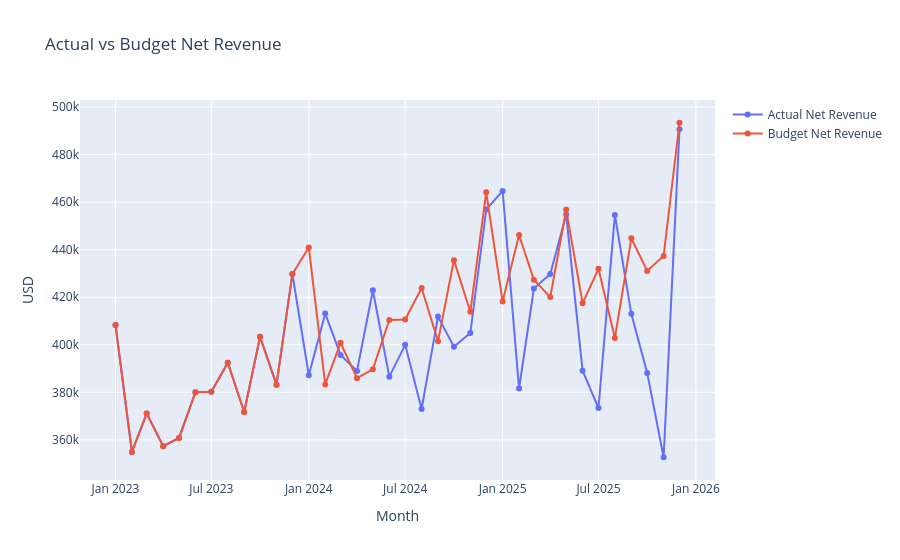

Notebook source saved alongside this figure:
### Code cell
# Actual vs Budget revenue plot

fig = go.Figure()

fig.add_trace(
    go.Scatter(
        x=budget_actual["Year_Month"],
        y=budget_actual["net_revenue"],
        mode="lines+markers",
        name="Actual Net Revenue"
    )
)

fig.add_trace(
    go.Scatter(
        x=budget_actual["Year_Month"],
        y=budget_actual["budget_net_revenue"],
        mode="lines+markers",
        name="Budget Net Revenue"
    )
)

fig.update_layout(
    title="Actual vs Budget Net Revenue",
    xaxis_title="Month",
    yaxis_title="USD"
)

fig.show()

### Figure 1 — Plotly figure (JSON) as saved in the notebook; plotly's stock layout.template omitted (floating-point values rounded to 4 significant figures)
{"data": [{"mode": "lines+markers", "name": "Actual Net Revenue", "type": "scatter", "x": ["2023-01", "2023-02", "2023-03", "2023-04", "2023-05", "2023-06", "2023-07", "2023-08", "2023-09", "2023-10", "2023-11", "2023-12", "2024-01", "2024-02", "2024-03", "2024-04", "2024-05", "2024-06", "2024-07", "2024-08", "2024-09", "2024-10", "2024-11", "2024-12", "2025-01", "2025-02", "2025-03", "2025-04", "2025-05", "2025-06", "2025-07", "2025-08", "2025-09", "2025-10", "2025-11", "2025-12"], "y": [408300.0, 354900.0, 371100.0, 357300.0, 360800.0, 380000.0, 380200.0, 392500.0, 371700.0, 403300.0, 383200.0, 429800.0, 387200.0, 413100.0, 395700.0, 388900.0, 423000.0, 386600.0, 400000.0, 373000.0, 411900.0, 399200.0, 404900.0, 456900.0, 464700.0, 381600.0, 423600.0, 429800.0, 454800.0, 389000.0, 373400.0, 454600.0, 413000.0, 388200.0, 352700.0, 490700.0]}, {"mode": "lines+markers", "name": "Budget Net Revenue", "type": "scatter", "x": ["2023-01", "2023-02", "2023-03", "2023-04", "2023-05", "2023-06", "2023-07", "2023-08", "2023-09", "2023-10", "2023-11", "2023-12", "2024-01", "2024-02", "2024-03", "2024-04", "2024-05", "2024-06", "2024-07", "2024-08", "2024-09", "2024-10", "2024-11", "2024-12", "2025-01", "2025-02", "2025-03", "2025-04", "2025-05", "2025-06", "2025-07", "2025-08", "2025-09", "2025-10", "2025-11", "2025-12"], "y": [408300.0, 354900.0, 371100.0, 357300.0, 360800.0, 380000.0, 380200.0, 392500.0, 371700.0, 403300.0, 383200.0, 429800.0, 441000.0, 383300.0, 400800.0, 385900.0, 389700.0, 410400.0, 410600.0, 423900.0, 401500.0, 435600.0, 413900.0, 464200.0, 418200.0, 446200.0, 427400.0, 420100.0, 456800.0, 417500.0, 432000.0, 402800.0, 444800.0, 431100.0, 437300.0, 493400.0]}], "layout": {"title": {"text": "Actual vs Budget Net Revenue"}, "xaxis": {"title": {"text": "Month"}}, "yaxis": {"title": {"text": "USD"}}}}
